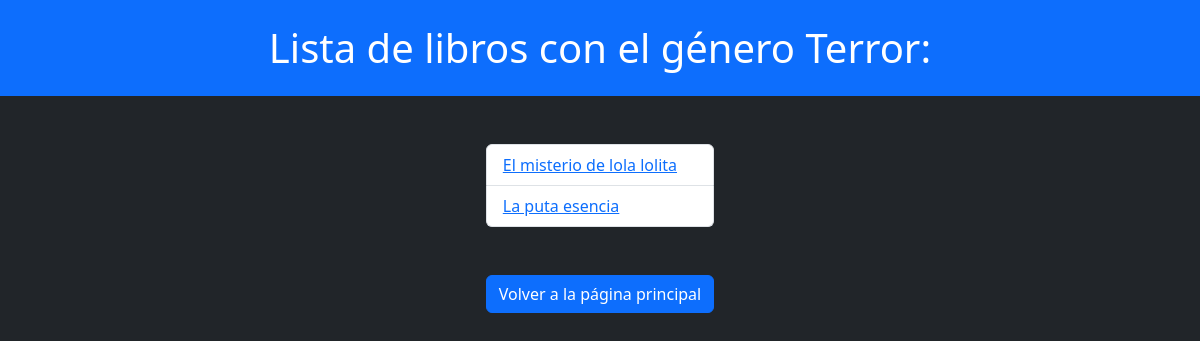
Before: /books/generos/Terror/ with the older database file.
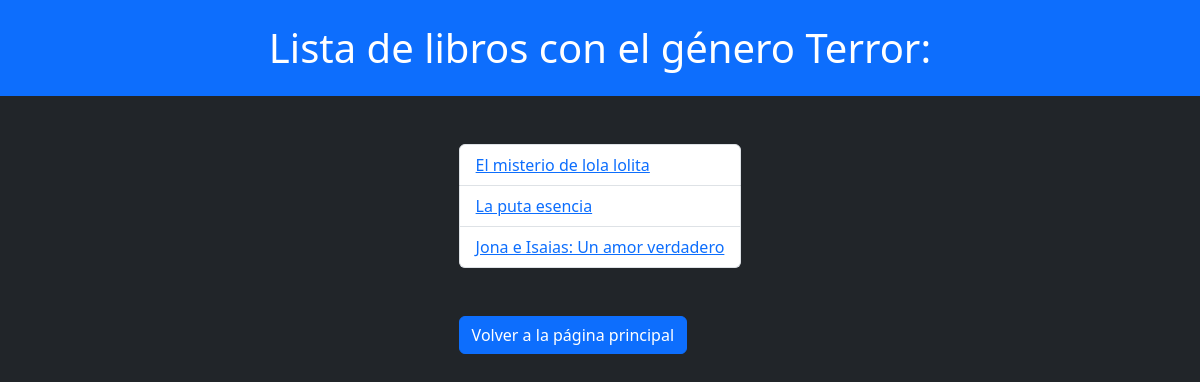
After: the same page with the newer database file.
### books/models.py (models this page shows, shortened)
class Book(models.Model):
    title = models.CharField(max_length=50)
    authors = models.ForeignKey(Author, on_delete=models.CASCADE)
    genre = models.ForeignKey('Genre', on_delete=models.CASCADE)
    publish_date = models.DateTimeField()
    sumary = models.TextField()

### books/views.py (the view)
# urls.py: path("generos/<str:genre_name>/", views.genre_detail, name='genre_detail'),
def genre_detail(request, genre_name):
    genre = get_object_or_404(Genre, name=genre_name)
    libros = Book.objects.filter(genre=genre)
    return render(request, template_name="books/librosgen.html", context={"genre": genre, "libros": libros})

### books/models.py (called while the page is built)
    def __str__(self):
        return f"{self.name}"

### books/templates/books/librosgen.html (shortened to what this page needs)
<!DOCTYPE html>
<html lang="en">
<head>
    <link href="https://cdn.jsdelivr.net/npm/bootstrap@5.3.3/dist/css/bootstrap.min.css" rel="stylesheet">
</head>
<body class="text-bg-dark">
<h1 class="container-fluid text-center text-bg-primary p-4">Lista de libros con el género {{ genre }}:</h1>
<div class="d-grid mt-5 justify-content-center">
    <ul class="list-group">
        {% for libro in libros %}
            <li class="list-group-item"><a href="{% url 'books:detail' libro.id %}"> {{ libro.title }}</a></li>
        {%  endfor %}
    </ul>
    <a class="mt-5" href="{% url 'books:index' %}"><button class="btn btn-primary" type="button">Volver a la página principal</button></a>
</div>
</body>
</html>

Changed rows visible on the page:
added Book: title "Jona e Isaias: Un amor verdadero"
